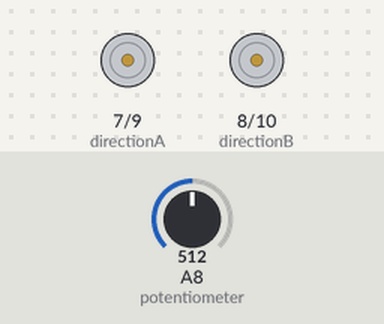
Simulated run of this sketch. Board: Arduino Mega 2560, built with avr-gcc and run on an emulated ATmega2560. Shown: direction and speed pins drawn as motors (green arrow = direction pin HIGH = forward, orange = LOW = backward, longer = more drive). Inputs (shaded band) come from the test bench; at power-on: A8 (potentiometer) = 512.

Above: at 1.2 s.
1.3 s: A8 (potentiometer) set to 306
At 2.4 s:
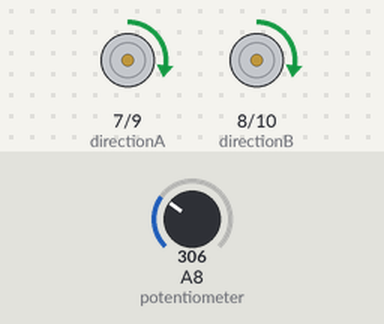
2.8 s: A8 (potentiometer) set to 509
At 4.0 s:
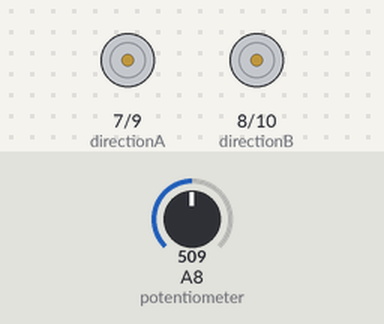
4.3 s: A8 (potentiometer) set to 541
At 5.5 s:
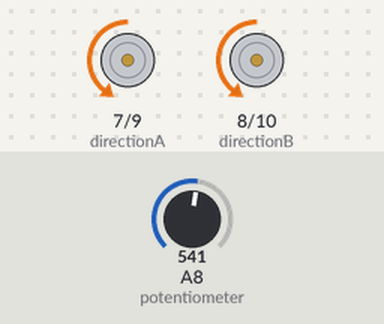
5.8 s: A8 (potentiometer) set to 716
7.3 s: A8 (potentiometer) set to 900
At 7.9 s:
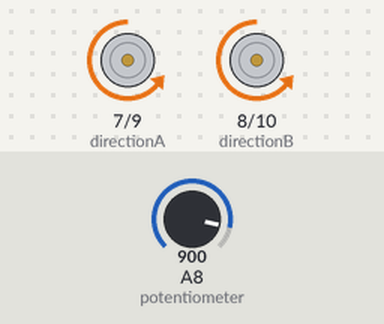
Timing chart, 0 to 9.8 s (numbered marks = the images above; inputs shaded):
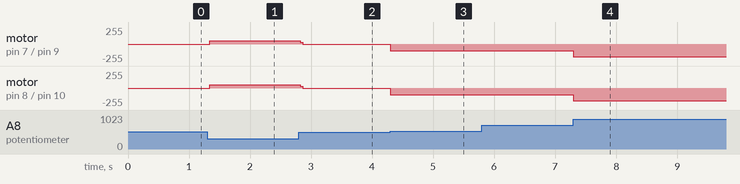

Measured:
- the behaviour switches between 524 and 525 on A8 (potentiometer) (found by bisection; images 2 and 3)
- after the input at 1.3 s, motor on pin 7 (directionA) / pin 9 (speedA): stopped → forward 51/255 at once; motor on pin 8 (directionB) / pin 10 (speedB): stopped → forward 52/255 at once
- after the input at 2.8 s, motor on pin 7 (directionA) / pin 9 (speedA): forward 51/255 → stopped at once; motor on pin 8 (directionB) / pin 10 (speedB): forward 52/255 → stopped at once
- after the input at 4.3 s, motor on pin 7 (directionA) / pin 9 (speedA), motor on pin 8 (directionB) / pin 10 (speedB): stopped → backward 98/255 at once
- after the input at 7.3 s, motor on pin 7 (directionA) / pin 9 (speedA), motor on pin 8 (directionB) / pin 10 (speedB): backward 98/255 → backward 192/255 at once

The sketch:

MotorTest.ino
```cpp
int motorSpeedA = 0;
int motorSpeedB = 0;

void setup(){
  pinMode(9, OUTPUT);   //speedA
  pinMode(7, OUTPUT);   //directionA
  pinMode(10, OUTPUT);  //speedB
  pinMode(8, OUTPUT);   //directionB
}

void loop(){

float inputX = analogRead(A8);  //X potentiometer
//float inputY = analogRead(A9);

  if (inputX < 500)  //small tolerance added to 512
  {
    // 1)Convert joystick position to motor direction

    //Set Motor A backward
    digitalWrite(7, HIGH);
    digitalWrite(9, LOW);

    //Set Motor B backward
    digitalWrite(8, HIGH);
    digitalWrite(10, LOW);

    // 2)Convert joystick position to motor speed
    motorSpeedA = map(inputX, 500, 0, 0, 255);
    motorSpeedB = map(inputX, 500, 0, 0, 255);
  }

  else if (inputX > 524)
  {
    // 1)Convert joystick position to motor direction

    //Set Motor A forward
    digitalWrite(7, LOW);
    //digitalWrite(9, HIGH);

    //Set Motor B forward
    digitalWrite(8, LOW);
    //digitalWrite(10, HIGH);

    // 2)Convert joystick position to motor speed
    motorSpeedA = map(inputX, 524, 1023, 0, 255);
    motorSpeedB = map(inputX, 524, 1023, 0, 255);
  }

  else  //if joystick position is in the middle
  {
    motorSpeedA = 0;
    motorSpeedB = 0;
  }

  analogWrite(9, motorSpeedA);
  analogWrite(10, motorSpeedB);

}
```
